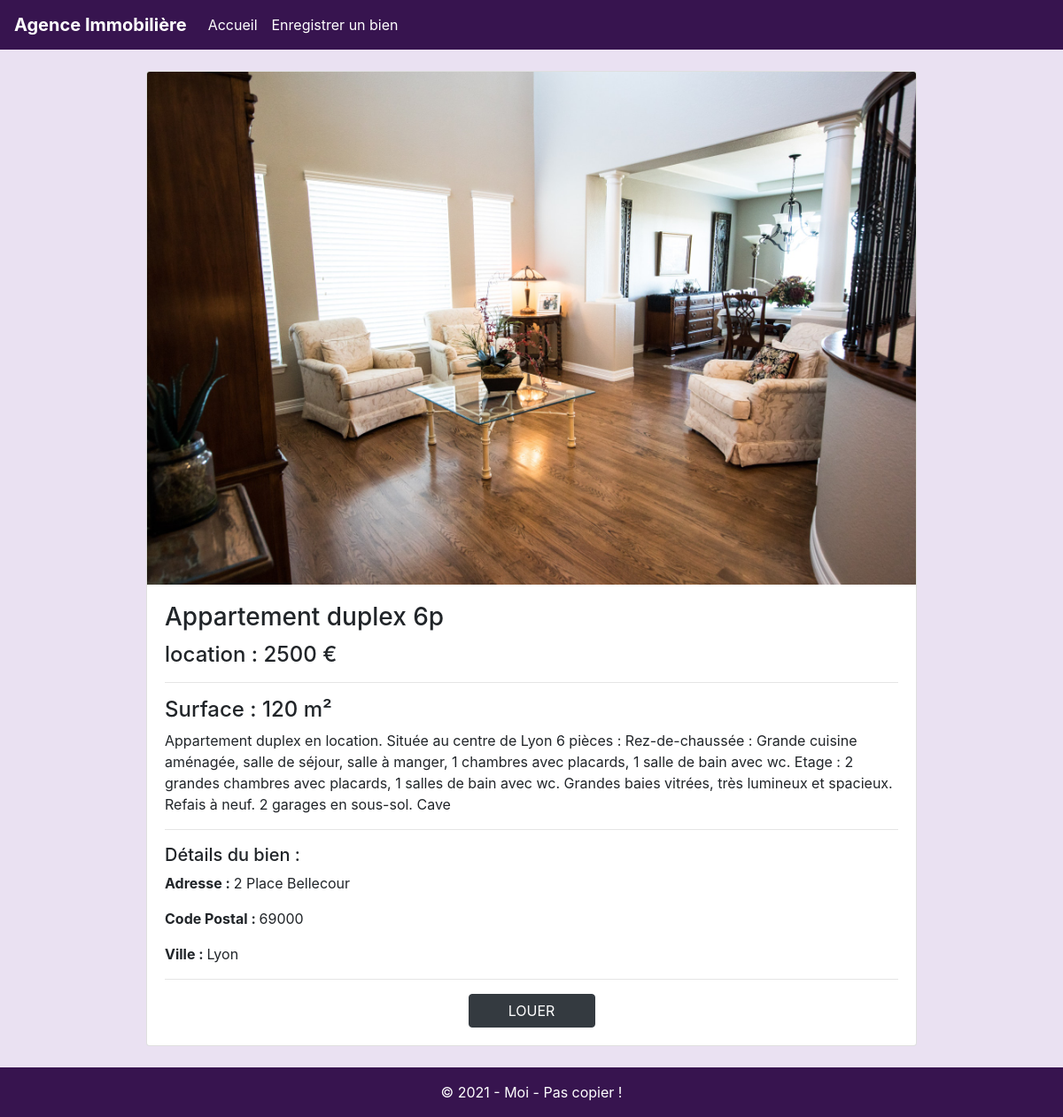
The page /logement.php?id_logement=5 on the database its author committed.
### tables this page shows
CREATE TABLE `logement` (
  `id_logement` int(11) NOT NULL,
  `titre` varchar(255) NOT NULL,
  `adresse` varchar(255) NOT NULL,
  `ville` varchar(255) NOT NULL,
  `cp` int(5) UNSIGNED ZEROFILL NOT NULL,
  `surface` int(5) NOT NULL,
  `prix` int(7) NOT NULL,
  `photo` varchar(255) NOT NULL,
  `type` enum('location','vente') NOT NULL,
  `description` text NOT NULL
);

### logement.php (the view)
<?php
require_once('include/init.inc.php');
if(isset($_GET['id_logement']) && !empty($_GET['id_logement']))
{
    $data = $bdd->prepare("SELECT * FROM logement WHERE id_logement = :id_logement");
    $data->bindValue(':id_logement', $_GET['id_logement'], PDO::PARAM_INT);
    $data->execute();
    if($data->rowCount() > 0)
    {
        $logement = $data->fetch(PDO::FETCH_ASSOC);
    }
    else
    {
        header('location: index.php');
    }
}
else
{
    header('location: index.php');
}
require_once('include/header.inc.php');
require_once('include/nav.inc.php');
?>
<div class="row m-0 justify-content-center">
    <div class="col-lg-9">
        <div class="card mt-4 mb-4">
            <img class="card-img-top img-fluid" src="<?= $logement['photo'] ?>" alt="<?= $logement['titre'] ?>">
            <div class="card-body">
                <h3 class="card-title"><?= $logement['titre'] ?></h3>
                <h4><?= $logement['type'] ?> : <?= $logement['prix'] ?> €</h4><hr>
                <h4>Surface : <?= $logement['surface'] ?> m²</h4>
                <p class="card-text"><?= $logement['description'] ?></p><hr>
                <h5>Détails du bien :</h5>
                <p class="card-text"><strong>Adresse : </strong><?= ($logement['adresse']) ?> </p>
                <p class="card-text"><strong>Code Postal : </strong><?= $logement['cp'] ?></p>
                <p class="card-text"><strong>Ville : </strong><?= ucfirst($logement['ville']) ?></p><hr>
                <div class="row justify-content-center align-item-center ">
                <button type="submit" class="btn btn-dark col-md-2">
                    <?php if($logement['type'] == 'location')  echo "LOUER"; else echo "ACHETER"; ?>
                </button>
                </div>
            </div>
        </div>
    </div>
</div>
<?php
require_once('include/footer.inc.php');
?>

### include/header.inc.php (style rules this page uses)
body { background-color: #eae1f2; }

### rows shown on the page
logement: photo (picture), titre "Appartement duplex 6p", type "location", prix "2500", surface "120", description "Appartement duplex en location. Située au centre de Lyon 6 pièces : Rez-de-chaussée : Grande cuisine aménagée, salle de séjour, salle à manger, 1 chambres avec placards, 1 salle de bain avec wc. Etage : 2 grandes chambres avec placards, 1 salles de bain avec wc. Grandes baies vitrées, très lumineux et spacieux. Refais à neuf. 2 garages en sous-sol. Cave", adresse "2 Place Bellecour", cp "69000", ville "Lyon"
